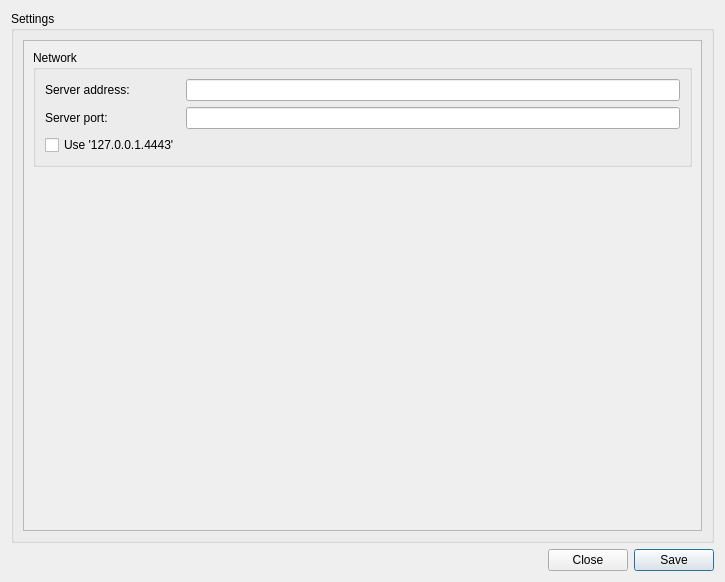
<?xml version="1.0" encoding="UTF-8"?>
<ui version="4.0">
 <class>w_Settings</class>
 <widget class="QWidget" name="w_Settings">
  <property name="geometry">
   <rect>
    <x>0</x>
    <y>0</y>
    <width>725</width>
    <height>582</height>
   </rect>
  </property>
  <property name="windowTitle">
   <string>Form</string>
  </property>
  <layout class="QGridLayout" name="gridLayout">
   <item row="1" column="0">
    <spacer name="horizontalSpacer">
     <property name="orientation">
      <enum>Qt::Orientation::Horizontal</enum>
     </property>
     <property name="sizeHint" stdset="0">
      <size>
       <width>40</width>
       <height>20</height>
      </size>
     </property>
    </spacer>
   </item>
   <item row="1" column="1">
    <widget class="QPushButton" name="pb_Close">
     <property name="text">
      <string>Close</string>
     </property>
     <property name="icon">
      <iconset resource="../../Icons/Icons.qrc">
       <normaloff>:/General/Cancel.png</normaloff>:/General/Cancel.png</iconset>
     </property>
    </widget>
   </item>
   <item row="1" column="2">
    <widget class="QPushButton" name="pb_Save">
     <property name="text">
      <string>Save</string>
     </property>
     <property name="icon">
      <iconset resource="../../Icons/Icons.qrc">
       <normaloff>:/General/Save.png</normaloff>:/General/Save.png</iconset>
     </property>
     <property name="default">
      <bool>true</bool>
     </property>
    </widget>
   </item>
   <item row="0" column="0" colspan="3">
    <widget class="QGroupBox" name="groupBox_5">
     <property name="title">
      <string>Settings</string>
     </property>
     <layout class="QHBoxLayout" name="horizontalLayout">
      <item>
       <widget class="QScrollArea" name="scrollArea">
        <property name="widgetResizable">
         <bool>true</bool>
        </property>
        <widget class="QWidget" name="scrollAreaWidgetContents">
         <property name="geometry">
          <rect>
           <x>0</x>
           <y>0</y>
           <width>685</width>
           <height>496</height>
          </rect>
         </property>
         <layout class="QGridLayout" name="gridLayout_2">
          <item row="1" column="0">
           <spacer name="verticalSpacer">
            <property name="orientation">
             <enum>Qt::Orientation::Vertical</enum>
            </property>
            <property name="sizeHint" stdset="0">
             <size>
              <width>20</width>
              <height>40</height>
             </size>
            </property>
           </spacer>
          </item>
          <item row="0" column="0">
           <widget class="QGroupBox" name="groupBox">
            <property name="title">
             <string>Network</string>
            </property>
            <layout class="QFormLayout" name="formLayout_2">
             <item row="0" column="1">
              <widget class="QLineEdit" name="le_ServerAddress"/>
             </item>
             <item row="0" column="0">
              <widget class="QLabel" name="lb_ServerAddress">
               <property name="text">
                <string>Server address:</string>
               </property>
              </widget>
             </item>
             <item row="1" column="0">
              <widget class="QLabel" name="lb_ServerPort">
               <property name="text">
                <string>Server port:</string>
               </property>
              </widget>
             </item>
             <item row="1" column="1">
              <widget class="QLineEdit" name="le_ServerPort"/>
             </item>
             <item row="2" column="0">
              <widget class="QCheckBox" name="cb_DevServer">
               <property name="text">
                <string>Use '127.0.0.1.4443'</string>
               </property>
               <property name="checked">
                <bool>false</bool>
               </property>
               <property name="tristate">
                <bool>false</bool>
               </property>
              </widget>
             </item>
            </layout>
           </widget>
          </item>
         </layout>
        </widget>
       </widget>
      </item>
     </layout>
    </widget>
   </item>
  </layout>
 </widget>
 <resources>
  <include location="../../Icons/Icons.qrc"/>
 </resources>
 <connections/>
</ui>
